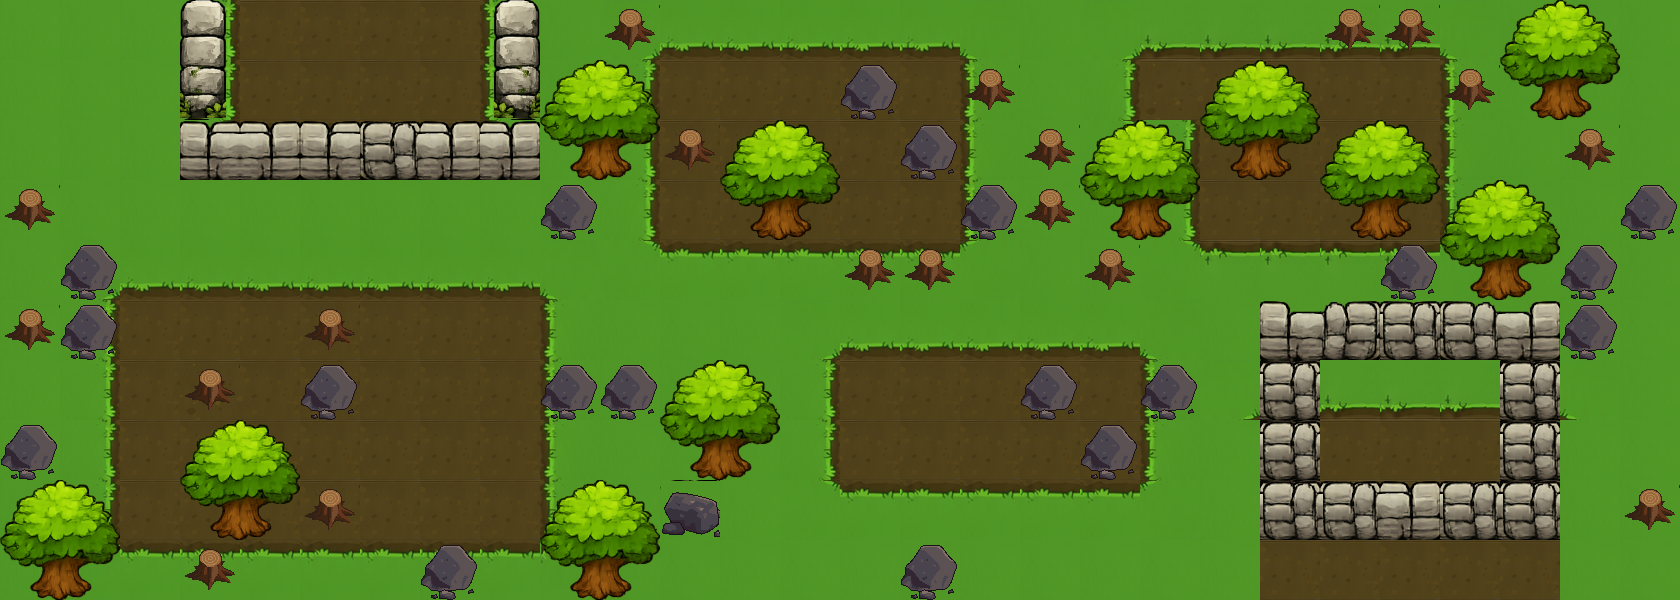

The image is a tile-based game level rendered from a .tmx file. Its description and complete source (layers, tilesets, objects, tile grids) follow:
An orthogonal 28x10 tile map with 60x60 px tiles, 5 tile layers (fondo, fondo_decoracion, fondo_decoracion1, fondo_decoracion2, ...), 3 tilesets and 9 objects (2x teleporte, puerta_llave, portal, llave, puerta_placa, ...).

<map version="1.10" tiledversion="1.12.2" orientation="orthogonal" renderorder="right-down" width="28" height="10" tilewidth="60" tileheight="60" infinite="0" nextlayerid="7" nextobjectid="10">
 <tileset firstgid="1" source="fondo1.tsx" />
 <tileset firstgid="51" source="obstaculos1.tsx" />
 <tileset firstgid="115" source="obstaculos.tsx" />
 <layer id="1" name="fondo" width="28" height="10">
  <data encoding="csv">
12,12,12,2147483659,6,6,6,6,11,12,1073741866,22,22,22,22,22,3221225514,12,1073741866,1073741826,1073741826,1073741826,1073741826,1073741826,3221225514,12,12,12,
12,12,12,2147483659,6,6,6,6,11,12,2147483659,6,6,6,6,6,11,12,2147483659,5,6,6,6,6,11,12,12,12,
12,12,12,42,1073741846,1073741846,1073741846,1073741846,2147483690,12,2147483659,6,6,6,6,6,11,12,42,2147483659,6,6,6,6,11,12,12,12,
12,12,12,12,12,12,12,12,12,12,2147483659,6,6,6,6,6,11,12,12,2147483659,6,6,6,6,11,12,12,12,
12,1073741866,22,22,22,22,22,22,22,3221225514,42,1073741846,1073741846,1073741846,1073741846,1073741846,2147483690,12,12,42,2,2,2,2,2147483690,12,12,12,
12,2147483659,6,6,6,6,6,6,6,11,12,12,12,1073741866,22,22,22,22,22,3221225514,12,12,12,12,12,12,12,12,
12,2147483659,6,5,6,6,6,6,6,11,12,12,12,2147483659,6,6,6,6,6,11,1073741866,1073741826,1073741826,1073741826,1073741826,1073741826,3221225514,12,
12,2147483659,6,6,6,6,6,6,6,11,12,12,12,2147483659,6,6,6,6,6,11,12,6,6,6,6,6,12,12,
12,2147483659,6,6,6,6,6,6,6,11,12,12,12,42,1073741846,1073741846,1073741846,1073741846,1073741846,2147483690,12,6,5,6,6,6,12,12,
12,42,1073741846,1073741846,1073741846,1073741846,1073741846,1073741846,1073741846,27,12,12,12,12,12,12,12,12,12,12,12,6,6,6,6,6,12,12
</data>
 </layer>
 <layer id="4" name="fondo_decoracion" width="28" height="10">
  <data encoding="csv">
0,0,0,0,0,0,0,0,0,0,0,0,0,0,0,0,0,0,0,0,0,0,0,0,0,0,0,0,
0,0,0,0,0,0,0,0,0,0,0,0,0,0,0,0,0,0,0,0,0,0,0,0,0,0,0,0,
0,0,0,0,0,0,0,0,0,0,0,0,0,0,0,0,0,0,0,0,0,0,0,0,0,0,0,0,
0,0,0,0,0,0,0,0,0,0,0,0,0,0,0,0,0,0,0,0,0,0,0,0,0,0,0,0,
0,0,0,0,0,0,0,0,0,0,0,0,0,0,0,0,0,0,0,0,0,0,0,0,0,0,0,0,
0,0,0,0,0,0,0,0,0,0,0,0,0,0,0,0,0,0,0,0,0,0,0,2147483750,0,0,0,0,
0,0,0,0,0,0,0,0,0,0,0,0,0,0,0,0,0,0,0,0,0,3221225574,0,0,0,3221225574,0,0,
0,0,0,0,0,0,0,0,0,0,0,0,0,0,0,0,0,0,0,0,0,3221225574,0,0,0,3221225574,0,0,
0,0,0,0,0,0,0,0,0,0,0,0,0,0,0,0,0,0,0,0,0,3221225574,0,0,0,3221225574,0,0,
0,0,0,0,0,0,0,0,0,0,0,0,0,0,0,0,0,0,0,0,0,0,0,0,0,0,0,0
</data>
 </layer>
 <layer id="5" name="fondo_decoracion1" width="28" height="10">
  <data encoding="csv">
0,0,0,0,0,0,0,0,0,0,0,0,0,0,0,0,0,0,0,0,0,0,0,0,0,0,0,0,
0,0,0,0,0,0,0,0,0,0,0,0,0,0,0,0,0,0,0,0,0,0,0,0,0,0,0,0,
0,0,0,0,0,102,102,102,0,0,0,0,0,0,0,0,0,0,0,0,0,0,0,0,0,0,0,0,
0,0,0,0,0,0,0,0,0,0,0,0,0,0,0,0,0,0,0,0,0,0,0,0,0,0,0,0,
0,0,0,0,0,0,0,0,0,0,0,0,0,0,0,0,0,0,0,0,0,0,0,0,0,0,0,0,
0,0,0,0,0,0,0,0,0,0,0,0,0,0,0,0,0,0,0,0,0,0,0,102,0,0,0,0,
0,0,0,0,0,0,0,0,0,0,0,0,0,0,0,0,0,0,0,0,0,2147483750,0,0,0,2147483750,0,0,
0,0,0,0,0,0,0,0,0,0,0,0,0,0,0,0,0,0,0,0,0,2147483750,0,0,0,2147483750,0,0,
0,0,0,0,0,0,0,0,0,0,0,0,0,0,0,0,0,0,0,0,0,2147483750,2147483750,2147483750,2147483750,2147483750,0,0,
0,0,0,0,0,0,0,0,0,0,0,0,0,0,0,0,0,0,0,0,0,0,0,0,0,0,0,0
</data>
 </layer>
 <layer id="6" name="fondo_decoracion2" width="28" height="10">
  <data encoding="csv">
0,0,0,0,0,0,0,0,0,0,0,0,0,0,0,0,0,0,0,0,0,0,0,0,0,0,0,0,
0,0,0,0,0,0,0,0,0,0,0,0,0,0,0,0,0,0,0,0,0,0,0,0,0,0,0,0,
0,0,0,102,2147483750,2147483750,2147483750,2147483750,2147483750,0,0,0,0,0,0,0,0,0,0,0,0,0,0,0,0,0,0,0,
0,0,0,0,0,0,0,0,0,0,0,0,0,0,0,0,0,0,0,0,0,0,0,0,0,0,0,0,
0,0,0,0,0,0,0,0,0,0,0,0,0,0,0,0,0,0,0,0,0,0,0,0,0,0,0,0,
0,0,0,0,0,0,0,0,0,0,0,0,0,0,0,0,0,0,0,0,0,0,102,0,2147483750,0,0,0,
0,0,0,0,0,0,0,0,0,0,0,0,0,0,0,0,0,0,0,0,0,102,0,0,0,102,0,0,
0,0,0,0,0,0,0,0,0,0,0,0,0,0,0,0,0,0,0,0,0,102,0,0,0,102,0,0,
0,0,0,0,0,0,0,0,0,0,0,0,0,0,0,0,0,0,0,0,0,102,102,102,102,102,0,0,
0,0,0,0,0,0,0,0,0,0,0,0,0,0,0,0,0,0,0,0,0,0,0,0,0,0,0,0
</data>
 </layer>
 <layer id="2" name="obstaculos" width="28" height="10">
  <data encoding="csv">
0,0,0,2147483746,0,0,0,0,98,0,115,0,0,0,0,0,0,0,0,0,0,0,115,115,0,99,100,0,
0,0,0,2147483754,0,0,0,0,106,99,100,0,0,0,120,0,115,0,0,0,99,100,0,0,115,107,108,0,
0,0,0,2147483750,102,0,101,102,102,107,108,115,99,100,0,120,0,115,99,100,107,108,99,100,0,0,115,0,
115,0,0,0,0,0,0,0,0,120,0,0,107,108,0,0,120,115,107,108,0,0,107,108,99,100,0,120,
0,120,0,0,0,0,0,0,0,0,0,0,0,0,115,115,0,0,115,0,0,0,0,120,107,108,120,0,
115,120,0,0,0,115,0,0,0,0,0,0,0,0,0,0,0,0,0,0,0,2147483750,2147483749,101,101,102,120,0,
0,0,0,115,0,120,0,0,0,120,120,99,100,0,0,0,0,120,0,120,0,101,0,0,0,101,0,0,
120,0,0,99,100,0,0,0,0,0,0,107,108,0,0,0,0,0,120,0,0,101,0,0,0,101,0,0,
99,100,0,107,108,115,0,0,0,99,100,109,0,0,0,0,0,0,0,0,0,101,101,0,101,101,0,115,
107,108,0,115,0,0,0,120,0,107,108,0,0,0,0,120,0,0,0,0,0,0,0,0,0,0,0,0
</data>
 </layer>
 <objectgroup id="3" name="objetos">
  <object id="1" name="puerta_llave" x="1409.33" y="506.667">
   <point />
  </object>
  <object id="2" name="portal" x="1405.33" y="390.667">
   <point />
  </object>
  <object id="3" name="teleporte" x="389.333" y="30.6667">
   <properties>
    <property name="id_teleporte" type="int" value="1" />
   </properties>
   <point />
  </object>
  <object id="4" name="llave" x="333.333" y="36">
   <point />
  </object>
  <object id="5" name="puerta_placa" x="328" y="156">
   <properties>
    <property name="id_puerta" type="int" value="1" />
   </properties>
   <point />
  </object>
  <object id="6" name="placa" x="388" y="510.667">
   <properties>
    <property name="id_puerta" type="int" value="1" />
   </properties>
   <point />
  </object>
  <object id="7" name="teleporte" x="1649.33" y="280">
   <properties>
    <property name="id_teleporte" type="int" value="1" />
   </properties>
   <point />
  </object>
  <object id="8" name="donacion" x="1650" y="444">
   <properties>
    <property name="tipo" value="juguetes" />
   </properties>
   <point />
  </object>
  <object id="9" name="objeto" x="1584" y="570">
   <properties>
    <property name="objeto" value="mochila" />
   </properties>
   <point />
  </object>
 </objectgroup>
</map>
